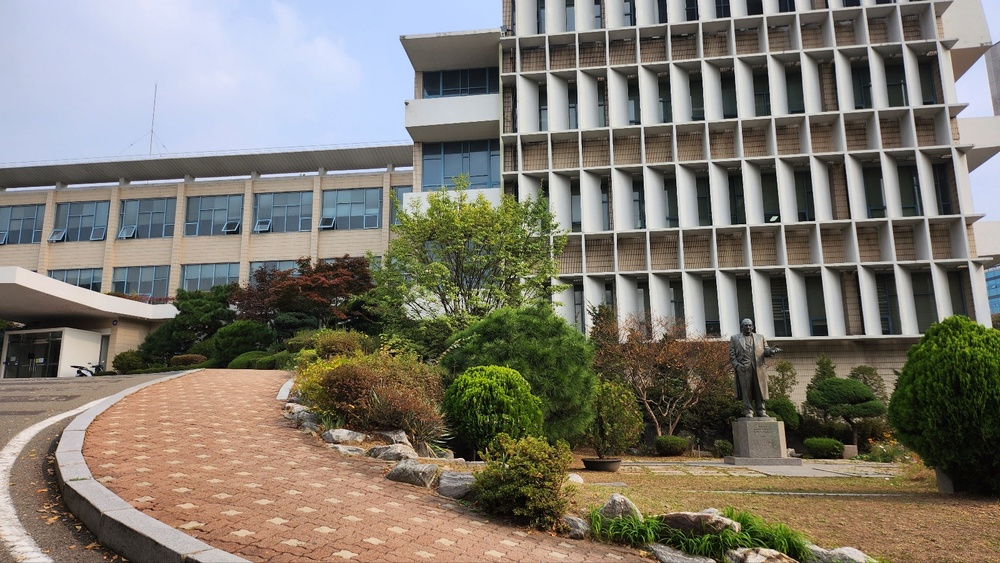
#> input picture test6_1.jpg, 1000 x 563 px, shrunk from 1600 x 901 before the run
$ python main.py
#> lines starting #> are read from the running program, lines starting #| are printed output that depends on the picture
import cv2
import numpy as np

img_1 = cv2.imread('test6_1.jpg')
#> img_1 is the input picture: shape (563, 1000, 3); mean B, G, R 110.5, 121.3, 126.5
img_2 = cv2.imread('test6_2.jpg')
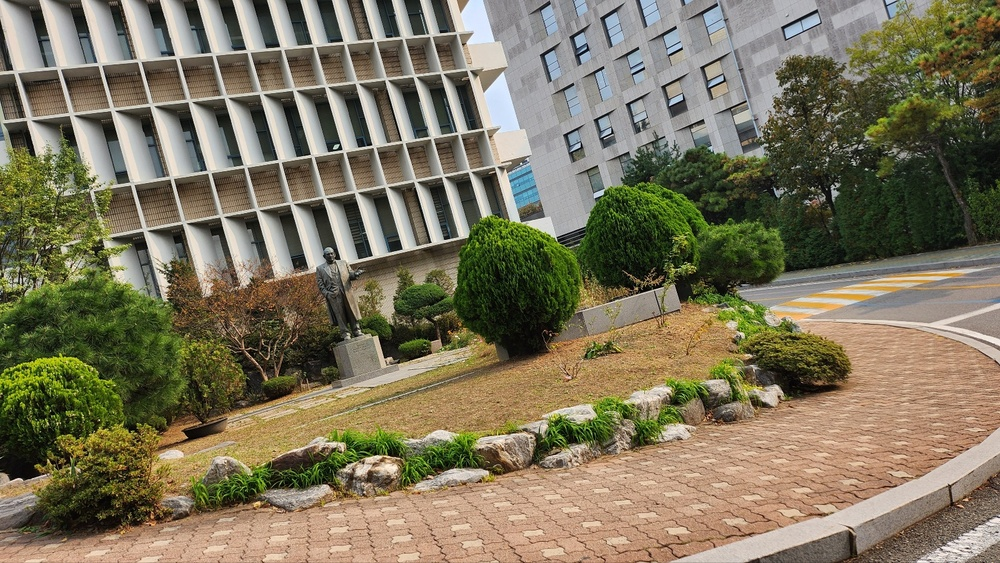
#> input picture test6_2.jpg, 1000 x 563 px, shrunk from 1600 x 901 before the run
#> img_2 is the input picture: shape (563, 1000, 3); mean B, G, R 92.7, 116.8, 124.5
#이미지를 흑백으로 변환
gray_1 = cv2.cvtColor( img_1 , cv2.COLOR_BGR2GRAY )
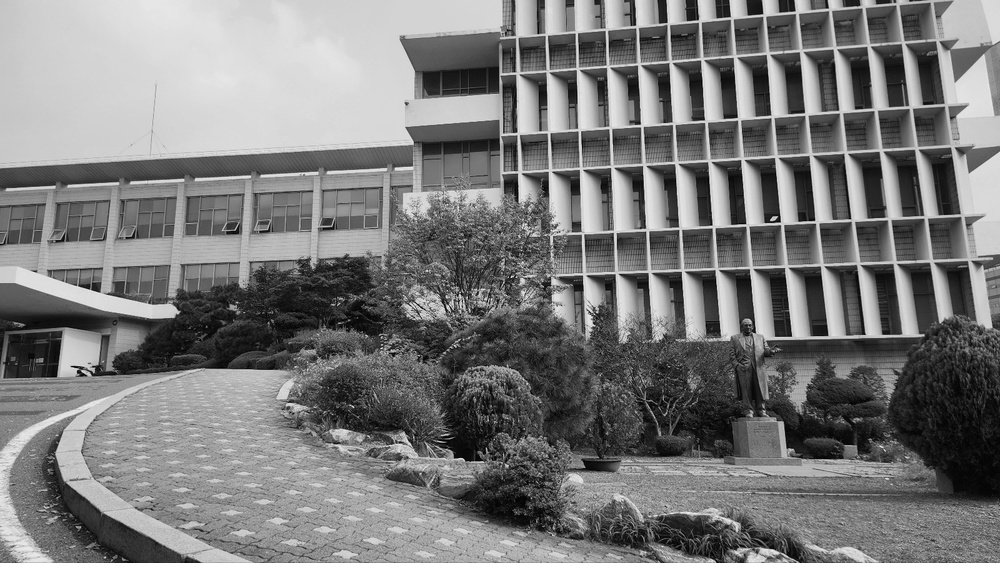
#> gray_1: shape (563, 1000); min 0, max 243, mean 121.6
gray_2 = cv2.cvtColor( img_2 , cv2.COLOR_BGR2GRAY )
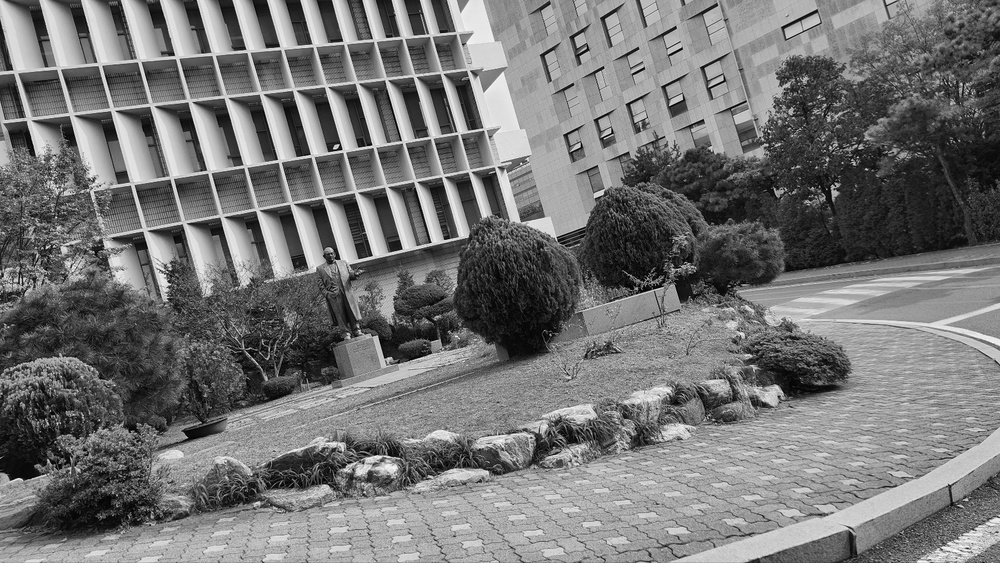
#> gray_2: shape (563, 1000); min 0, max 253, mean 116.3

#ORB 추출기 생성
orb = cv2.ORB_create()
# keypoint 와 descriptor 생성
keyp_1 , descrip_1 = orb.detectAndCompute(gray_1,None)
#> keyp_1 = 500 keypoints; strongest (x, y, size): (779, 221, 31), (779, 220, 37.2), (775, 217, 37.2), (771, 219, 31)
keyp_2 , descrip_2 = orb.detectAndCompute(gray_2,None)
#> keyp_2 = 500 keypoints; strongest (x, y, size): (337, 147, 31), (341, 149, 31), (341, 148, 37.2), (336, 145, 37.2)

#BFMatcher로 point 이어주기. with Hamming distance
bfmatcher = cv2.BFMatcher(cv2.NORM_HAMMING, crossCheck=True)
#knn match로 확실한 포인트들만 추출하도록 설계 :
# knn match 대신 homography의 mask 사용해보자 어차피 Ransac이기 때문에..!?
matching = bfmatcher.match(descrip_1,descrip_2)
#> matching = 174 matches

# 두 matching distance 비율이 0.75이하인 것만 추출한다.
'''
ratio_test = 0.75

best_matches = []

for m1, m2 in matching:
    if m1.distance < 0.75 * m2.distance:
        best_matches.append([m1])

#for debugging (나중에 delete 할 것)
print('matches: %d %d'%(len(best_matches),len(matching)))
print(type(best_matches))
'''
start_points = np.float32([keyp_1[x.queryIdx].pt for x in matching])
#> start_points = 174 pairs, first value 53.57 to 928.8, second value 65.66 to 447
end_points = np.float32([keyp_2[x.trainIdx].pt for x in matching])
#> end_points = 174 pairs, first value 96.48 to 773.9, second value 32 to 385.7

#find homography using RANSAC with threshold : 5.0
# 5.0 은 RANSAC에서 사용될 threshold
matrixH, maskH = cv2. findHomography(start_points, end_points, cv2.RANSAC, 5.0)
#> matrixH = [[3.93, 0.862, -2126.9], [0.118, 3.32, -334.6], [0.00273, 0.000788, 1]]; maskH = 174 values, max 1 at index 0, min 0 at index 1, mean 0.374
H, W = img_1.shape[:2]
#> H = 563; W = 1000
img_1_points = np.float32([ [[0,0]],[[0, H-1]],[[W-1, H-1]],[[W-1, 0]] ])
#> img_1_points = [[0, 0], [0, 562], [999, 562], [999, 0]]

print('matrixH.shape: ', matrixH.shape) #3x3
#| matrixH.shape:  (3, 3)
print('start_points.shape: ', start_points.shape) #171x2
#| start_points.shape:  (174, 2)
print('img_1_points.shape: ', img_1_points.shape)
#| img_1_points.shape:  (4, 1, 2)

dst_points = cv2.perspectiveTransform(img_1_points,matrixH)
#> dst_points = [[-2126.9, -334.6], [-1138.1, 1062.7], [548.1, 396.3], [483.2, -58.33]]
#new_img2 = cv2.polylines(img_2, [np.int32(dst_points)], True, 255, 3, cv2.LINE_AA)

#maskH에서 남은 괜찮은 matching만 남긴다.
best_matching = maskH.ravel().tolist()
#> best_matching has the same summary as maskH


#draw result with best_matches
img_r= cv2.drawMatches(img_1, keyp_1, img_2, keyp_2, matching, None)
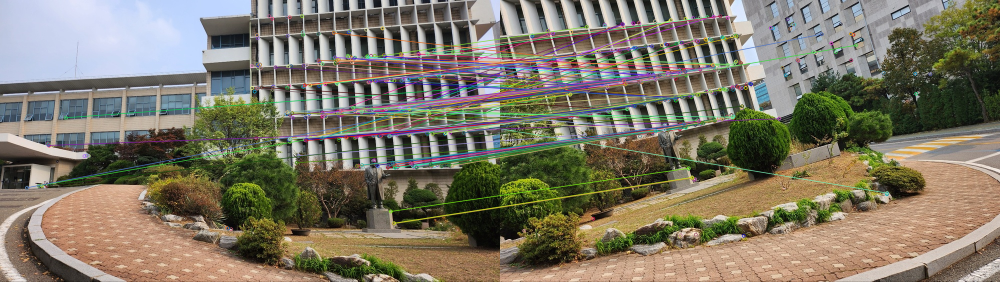
#> img_r: shape (563, 2000, 3) (shown at 1/2 size); mean B, G, R 102.5, 119.5, 125.9
img_r2 = cv2.drawMatches(img_1, keyp_1, img_2, keyp_2, matching, None, matchesMask=best_matching)
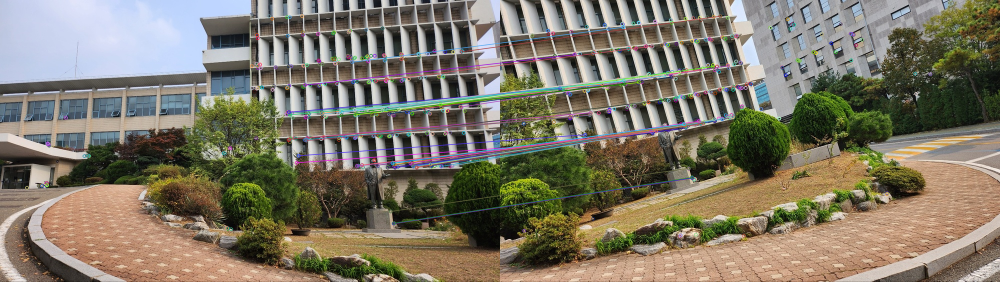
#> img_r2: shape (563, 2000, 3) (shown at 1/2 size); mean B, G, R 102.7, 119, 125.6

# warp two images to the panorama image using the homography matrix
#image 2를 이동시키고 image 1을 상대적으로 이동시키지 말아보자

H_2, W_2 = img_2.shape[:2]
#> H_2 = 563; W_2 = 1000
H_1, W_1 = img_1.shape[:2]
#> H_1 = 563; W_1 = 1000
edge_pts1 = np.float32([[0,0], [0,H_2],[W_2,H_2],[W_2,0]]).reshape(-1,1,2)
edge_pts2 = np.float32([[0,0], [0,H_1],[W_1,H_1],[W_1,0]]).reshape(-1,1,2)
edge_pts2_ = cv2.perspectiveTransform(edge_pts2, matrixH)
#> edge_pts2_ = [[-2126.9, -334.6], [-1136.9, 1064.4], [548.8, 396.8], [483.9, -58.26]]
edge_pts = np.concatenate((edge_pts1, edge_pts2_), axis = 0)
#> edge_pts = [[0, 0], [0, 563], [1000, 563], [1000, 0], [-2126.9, -334.6], [-1136.9, 1064.4], [548.8, 396.8], [483.9, -58.26]]

#파노라마 된 그림의 크기를 찾기 위해
[min_x, min_y] = np.int32(edge_pts.min(axis=0).ravel()) #- 0.5
#> min_x = -2126; min_y = -334
[max_x, max_y] = np.int32(edge_pts.max(axis=0).ravel()) # + 0.5
#> max_x = 1000; max_y = 1064
t_p = [-min_x, -min_y]
#> t_p = [2126, 334]

matrixT = np.array([[1,0,t_p[0]], [0,1,t_p[1]], [0,0,1]])
#> matrixT = [[1, 0, 2126], [0, 1, 334], [0, 0, 1]]
result3 = cv2.warpPerspective(img_1,matrixT.dot(matrixH), (max_x-min_x, max_y-min_y))
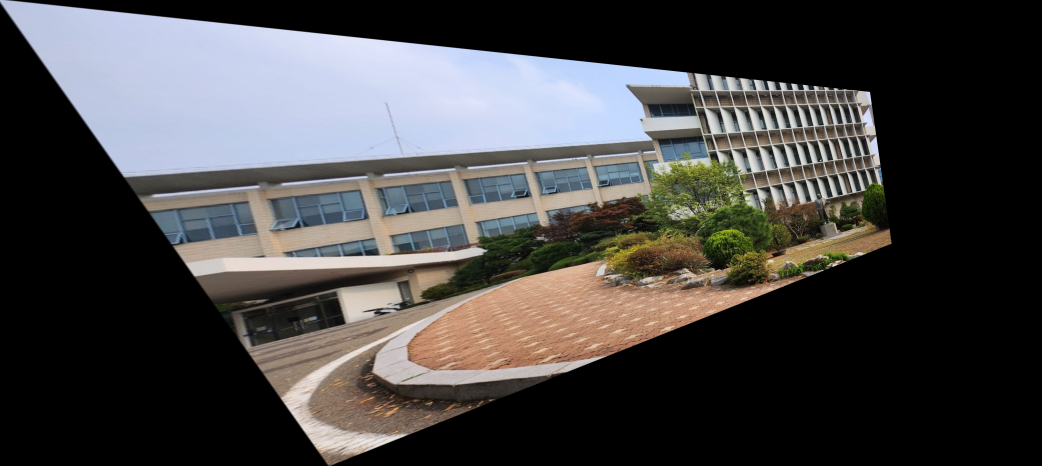
#> result3: shape (1398, 3126, 3) (shown at 1/3 size); mean B, G, R 69.4, 69.5, 70.9
result3[t_p[1]:t_p[1]+H_2, t_p[0]:t_p[0]+W_2] = img_2
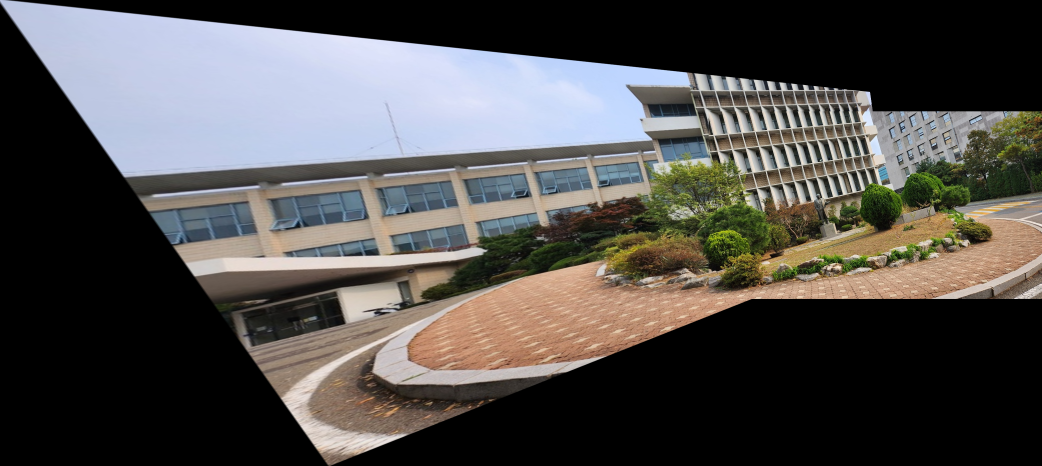
#> result3: shape (1398, 3126, 3) (shown at 1/3 size); mean B, G, R 76.4, 78.3, 80.6

cv2.imwrite('result3.jpg', result3)

cv2.imwrite('result.jpg', img_r)
cv2.imwrite('result2.jpg', img_r2)
cv2.waitKey(0)
cv2.destroyAllWindows()
